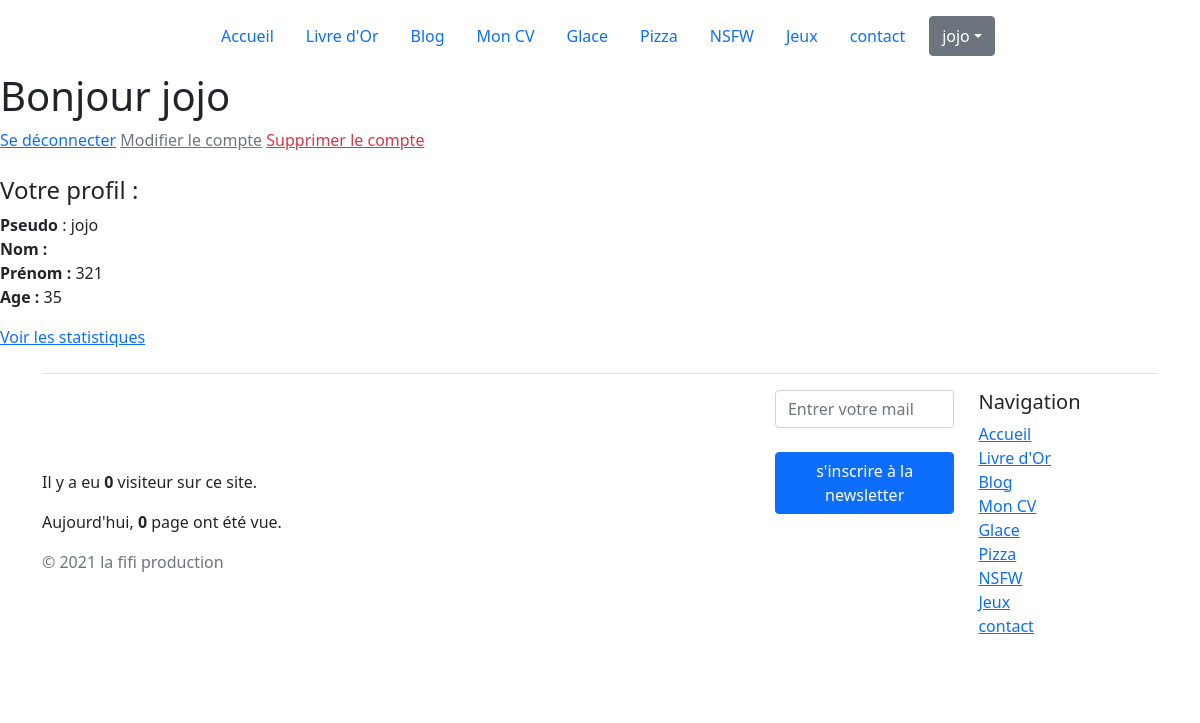
Page /administration/admin.php (signed in) on the committed database.
### tables this page shows
CREATE TABLE "user" (
	"nickname"	TEXT NOT NULL UNIQUE,
	"name"	TEXT,
	"firstname"	TEXT,
	"age"	NUMERIC,
	"pass"	TEXT NOT NULL,
	"id"	INTEGER UNIQUE,
	PRIMARY KEY("id" AUTOINCREMENT)
);

### administration/admin.php (the view, shortened to what this page needs)
<?php
    include_once '../elements/header.php';
    $pdo = new PDO('sqlite:../data/user.db', null, null, [
        PDO::ATTR_ERRMODE => PDO::ERRMODE_EXCEPTION,
        PDO::ATTR_DEFAULT_FETCH_MODE => PDO::FETCH_OBJ
    ]);
    try
    {
        if(isset($_SESSION['id']))
        {
            $query = $pdo->prepare('SELECT * FROM user WHERE id= :id');
            $query->execute([
                'id' => $_SESSION['id']
                ]);
            $user = $query->fetch();
            $profil = [
                'nickname' => $user->nickname,
                'name' => $user->name,
                'firstname' => $user->firstname,
                'age' => $user->age,
            ];
        }
    }
    catch(PDOException $e)
    {
        $error = $e->getMessage();
    }
?>
<?php if (isset($profil)):?>
    <h1>Bonjour <?= $profil['nickname'] ?></h1>
    <a style="border-right : 1px solid #000000, " href="admin.php?action=deco">Se déconnecter</a>
    <a class="text-secondary" href="admin.php?action=modif">Modifier le compte</a>
    <a class="text-danger" href="admin.php?action=suppr">Supprimer le compte</a>
    <br><br>
    <h4>Votre profil :</h4>
    <p>
        <strong>Pseudo</strong> : <?= $profil['nickname'] ?><br>
        <strong>Nom : </strong> <?= $profil['name'] ?><br>
        <strong>Prénom : </strong> <?= $profil['firstname'] ?><br>
        <strong>Age : </strong> <?= $profil['age'] ?>
    </p>
    <a href="/administration/dashboard.php">Voir les statistiques</a>
<?php else: ?>
    <?php header('Location: /administration/login.php') ?>
<?php endif ?>
<?php include_once '../elements/footer.php'?>

### rows in the picture
user: nickname "jojo", firstname "321", age "35"

### other values in the picture
$title "Accueil Livre d'Or Blog Mon CV Glace Pizza NSFW Jeux contact Accueil Livre d'Or Blog Mon CV Glace Pizza NSFW Jeux contact"
$_SESSION['user'] "jojo"
$visit "0"
$vues "0"
